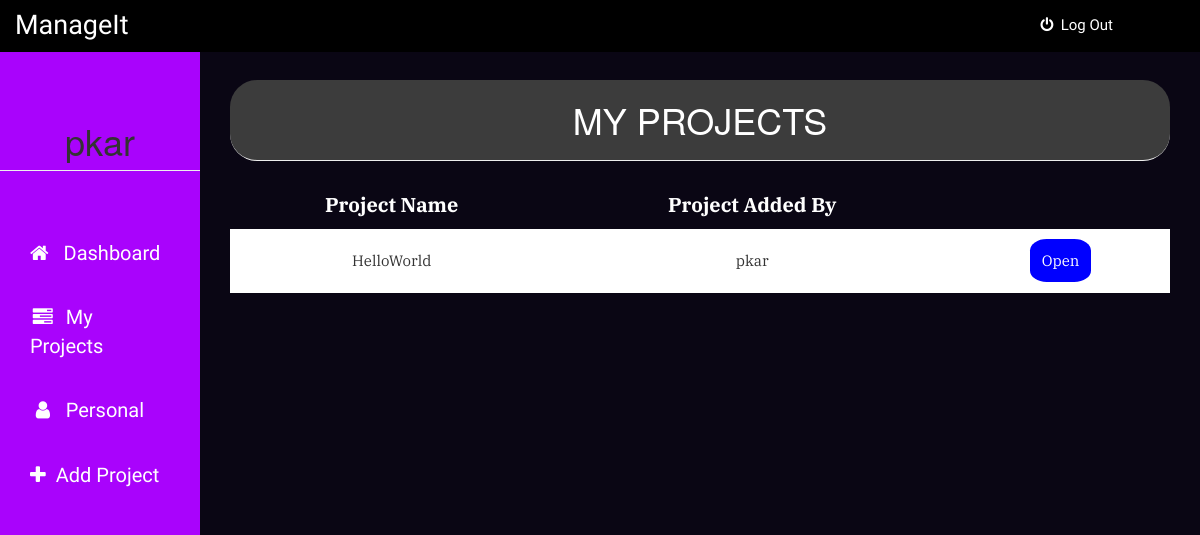
Page /myprojects (signed in) on the earlier database version.
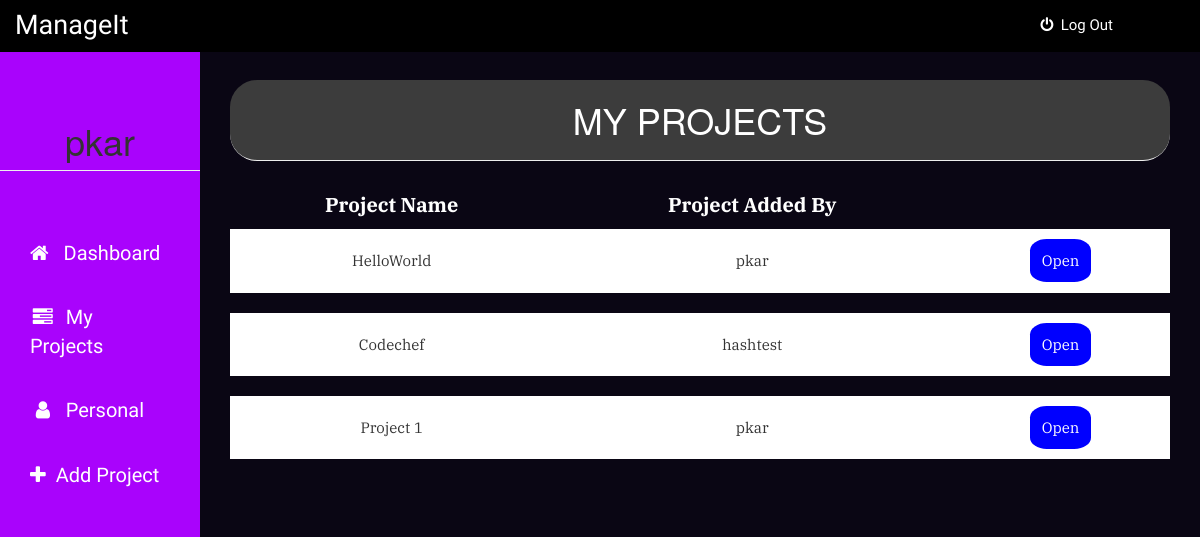
Same page on the later database version.
### app.py (models this page shows)
class Projectdetail(UserMixin, db.Model):
    userid = db.Column(db.Integer, primary_key=True)
    employeename = db.Column(db.String(15), nullable=False)
    designation = db.Column(db.String(15), nullable=False)
    projectid= db.Column(db.Integer, db.ForeignKey('project.id'), nullable=False)

class Project(UserMixin, db.Model):
    id = db.Column(db.Integer, primary_key=True)
    projectname = db.Column(db.String(15), unique=True)
    creator = db.Column(db.String(15), nullable=False)
    userid = db.Column(db.Integer, nullable=False)
    projects = db.relationship('Projectdetail', backref='author', lazy=True)

### app.py (the view)
@app.route('/myprojects', methods=['GET', 'POST'])
@login_required
def myproject():
    tasks = Projectdetail.query.filter_by(employeename=current_user.username).all()
    return render_template('myproject.html', tasks=tasks, name=current_user.username)

### app.py (called while the page is built)
@login_manager.user_loader
def load_user(user_id):
    return User.query.get(int(user_id))

### templates/myproject.html (shortened to what this page needs)
{% extends "bootstrap/base.html" %}
{% block styles %}
{{super()}}
<link rel="stylesheet" href="{{url_for('.static', filename='myproject.css')}}">
<link rel="stylesheet" href="https://maxcdn.bootstrapcdn.com/font-awesome/4.7.0/css/font-awesome.min.css">
{% endblock %}
{% block content %}
    <nav class="navbar navbar-fixed-top">
      <div class="container-fluid">
        <div class="navbar-header">
          <center><h4>ManageIt</h4></center>
        </div>
        <div class="nav-con">
          <ul>
            <li><a href="{{ url_for('logout') }}"><i class="fa fa-power-off" aria-hidden="true"></i>&nbsp&nbspLog Out</a></li>
          </ul>
        </div>
      </div>
    </nav>
    <div class="container-fluid">
      <div class="row">
        <div class="col-sm-3 col-md-2 sidebar">
          <center><h1 class="page-header">{{ name }}</h1></center>
          <ul class="nav nav-sidebar">
            <li><a href="{{ url_for('dashboard') }}"><i class="fa fa-home" aria-hidden="true"></i>&nbspDashboard</a></li>
            <li><a href="#"><i class="fa fa-tasks fa-fw" aria-hidden="true"></i>My Projects</a></li>
            <li><a href="{{ url_for('personaltask') }}"><i class="fa fa-user fa-fw" aria-hidden="true"></i>Personal</a></li>
            <li><a href="{{ url_for('addproject') }}"><i class="fa fa-plus" aria-hidden="true"></i>Add Project</a></li>
          </ul>
        </div>
        <div class="col-sm-9 col-sm-offset-3 col-md-10 col-md-offset-2 main">
          <center><h1 class="page-header">MY PROJECTS</h1></center>
          <table>
          		<thead>
	          		<tr>
	          			<th>Project Name</th>
	          			<th>Project Added By</th>
	          		</tr>
          		</thead>
          		<tbody>
	          		{% for task in tasks %}
	          				<tr>
			          			<td>{{task.author.projectname}}</td>
			          			<td>{{task.author.creator}}</td>
                      <td><a href="{{ url_for('update_project', project_id=task.author.id, project_name=task.author.projectname) }}">Open</a></td>
			          		</tr>
			          		<tr class="spacer"></tr>
			        {% endfor %}
		        </tbody>
          	</table>
        </div>
      </div>
    </div>
{% endblock %}

Differences in the rows shown:
added Projectdetail: author.projectname "Codechef", author.creator "hashtest"
added Projectdetail: author.projectname "Project 1", author.creator "pkar"
